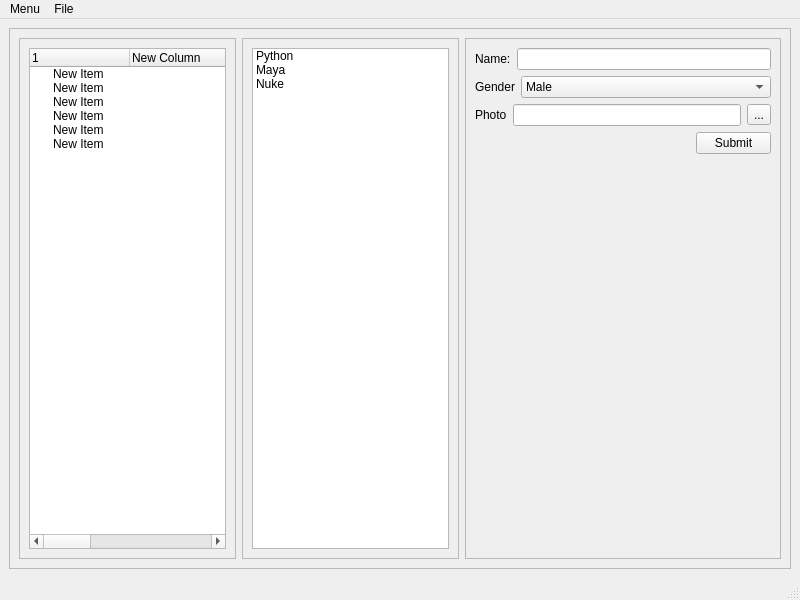
<?xml version="1.0" encoding="UTF-8"?>
<ui version="4.0">
 <class>MainWindow</class>
 <widget class="QMainWindow" name="MainWindow">
  <property name="geometry">
   <rect>
    <x>0</x>
    <y>0</y>
    <width>800</width>
    <height>600</height>
   </rect>
  </property>
  <property name="windowTitle">
   <string>My new app</string>
  </property>
  <widget class="QWidget" name="centralwidget">
   <layout class="QHBoxLayout" name="horizontalLayout">
    <item>
     <widget class="QFrame" name="frame">
      <property name="frameShape">
       <enum>QFrame::StyledPanel</enum>
      </property>
      <property name="frameShadow">
       <enum>QFrame::Raised</enum>
      </property>
      <layout class="QGridLayout" name="gridLayout_4">
       <item row="0" column="0">
        <widget class="QFrame" name="frame_4">
         <property name="frameShape">
          <enum>QFrame::StyledPanel</enum>
         </property>
         <property name="frameShadow">
          <enum>QFrame::Raised</enum>
         </property>
         <layout class="QGridLayout" name="gridLayout">
          <item row="0" column="0">
           <widget class="QTreeWidget" name="treeWidget">
            <column>
             <property name="text">
              <string>1</string>
             </property>
            </column>
            <column>
             <property name="text">
              <string>New Column</string>
             </property>
            </column>
            <column>
             <property name="text">
              <string>New Column</string>
             </property>
            </column>
            <column>
             <property name="text">
              <string>New Column</string>
             </property>
            </column>
            <column>
             <property name="text">
              <string>New Column</string>
             </property>
            </column>
            <column>
             <property name="text">
              <string>New Column</string>
             </property>
            </column>
            <column>
             <property name="text">
              <string>New Column</string>
             </property>
            </column>
            <item>
             <property name="text">
              <string>New Item</string>
             </property>
            </item>
            <item>
             <property name="text">
              <string>New Item</string>
             </property>
            </item>
            <item>
             <property name="text">
              <string>New Item</string>
             </property>
            </item>
            <item>
             <property name="text">
              <string>New Item</string>
             </property>
            </item>
            <item>
             <property name="text">
              <string>New Item</string>
             </property>
            </item>
            <item>
             <property name="text">
              <string>New Item</string>
             </property>
            </item>
           </widget>
          </item>
         </layout>
        </widget>
       </item>
       <item row="0" column="1">
        <widget class="QFrame" name="frame_3">
         <property name="frameShape">
          <enum>QFrame::StyledPanel</enum>
         </property>
         <property name="frameShadow">
          <enum>QFrame::Raised</enum>
         </property>
         <layout class="QGridLayout" name="gridLayout_3">
          <item row="0" column="0">
           <widget class="QListWidget" name="listWidget">
            <item>
             <property name="text">
              <string>Python</string>
             </property>
            </item>
            <item>
             <property name="text">
              <string>Maya</string>
             </property>
            </item>
            <item>
             <property name="text">
              <string>Nuke</string>
             </property>
            </item>
           </widget>
          </item>
         </layout>
        </widget>
       </item>
       <item row="0" column="2">
        <widget class="QFrame" name="frame_2">
         <property name="frameShape">
          <enum>QFrame::StyledPanel</enum>
         </property>
         <property name="frameShadow">
          <enum>QFrame::Raised</enum>
         </property>
         <layout class="QGridLayout" name="gridLayout_2">
          <item row="0" column="0">
           <layout class="QHBoxLayout" name="horizontalLayout_2">
            <item>
             <widget class="QLabel" name="label">
              <property name="text">
               <string>Name:</string>
              </property>
             </widget>
            </item>
            <item>
             <widget class="QLineEdit" name="lineEdit">
              <property name="placeholderText">
               <string/>
              </property>
             </widget>
            </item>
           </layout>
          </item>
          <item row="1" column="0">
           <layout class="QHBoxLayout" name="horizontalLayout_4">
            <item>
             <widget class="QLabel" name="label_2">
              <property name="text">
               <string>Gender</string>
              </property>
             </widget>
            </item>
            <item>
             <widget class="QComboBox" name="comboBox">
              <property name="minimumSize">
               <size>
                <width>250</width>
                <height>0</height>
               </size>
              </property>
              <item>
               <property name="text">
                <string>Male</string>
               </property>
              </item>
              <item>
               <property name="text">
                <string>Female</string>
               </property>
              </item>
             </widget>
            </item>
           </layout>
          </item>
          <item row="2" column="0">
           <layout class="QHBoxLayout" name="horizontalLayout_3">
            <item>
             <widget class="QLabel" name="label_3">
              <property name="text">
               <string>Photo</string>
              </property>
             </widget>
            </item>
            <item>
             <widget class="QLineEdit" name="lineEdit_2"/>
            </item>
            <item>
             <widget class="QToolButton" name="toolButton">
              <property name="text">
               <string>...</string>
              </property>
             </widget>
            </item>
           </layout>
          </item>
          <item row="3" column="0">
           <layout class="QHBoxLayout" name="horizontalLayout_5">
            <item>
             <spacer name="horizontalSpacer">
              <property name="orientation">
               <enum>Qt::Horizontal</enum>
              </property>
              <property name="sizeHint" stdset="0">
               <size>
                <width>40</width>
                <height>20</height>
               </size>
              </property>
             </spacer>
            </item>
            <item>
             <widget class="QPushButton" name="pushButton">
              <property name="maximumSize">
               <size>
                <width>75</width>
                <height>16777215</height>
               </size>
              </property>
              <property name="text">
               <string>Submit</string>
              </property>
             </widget>
            </item>
           </layout>
          </item>
          <item row="4" column="0">
           <spacer name="verticalSpacer">
            <property name="orientation">
             <enum>Qt::Vertical</enum>
            </property>
            <property name="sizeHint" stdset="0">
             <size>
              <width>20</width>
              <height>40</height>
             </size>
            </property>
           </spacer>
          </item>
         </layout>
        </widget>
       </item>
      </layout>
     </widget>
    </item>
   </layout>
  </widget>
  <widget class="QMenuBar" name="menubar">
   <property name="geometry">
    <rect>
     <x>0</x>
     <y>0</y>
     <width>800</width>
     <height>22</height>
    </rect>
   </property>
   <widget class="QMenu" name="menuMenu">
    <property name="title">
     <string>Menu</string>
    </property>
    <addaction name="actionClose"/>
    <addaction name="separator"/>
    <addaction name="actionQuit"/>
   </widget>
   <widget class="QMenu" name="menuFile">
    <property name="title">
     <string>File</string>
    </property>
    <addaction name="actionOPen"/>
   </widget>
   <addaction name="menuMenu"/>
   <addaction name="menuFile"/>
  </widget>
  <widget class="QStatusBar" name="statusbar"/>
  <action name="actionClose">
   <property name="text">
    <string>Close</string>
   </property>
  </action>
  <action name="actionQuit">
   <property name="text">
    <string>Reload</string>
   </property>
  </action>
  <action name="actionOPen">
   <property name="text">
    <string>Open</string>
   </property>
  </action>
 </widget>
 <resources/>
 <connections/>
</ui>
